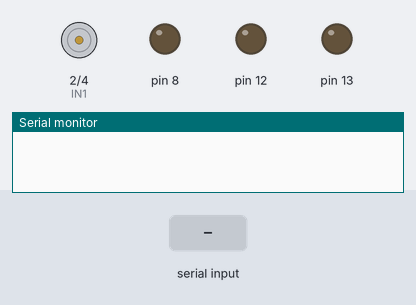
Simulated run of this sketch. Board: Arduino Uno, built with avr-gcc and run on an emulated ATmega328P. Parts: motor-driver pin pairs drawn as motors (green arrow = first pin HIGH = forward, orange = second pin HIGH = backward, longer = more drive, scaled by the enable pin), output pins drawn as LEDs (lit = HIGH), the last lines printed to the serial monitor. The inputs (shaded band) are chosen by the test bench.

Above: at 1.2 s.
1.3 s: "1" received over Serial
At 2.1 s:
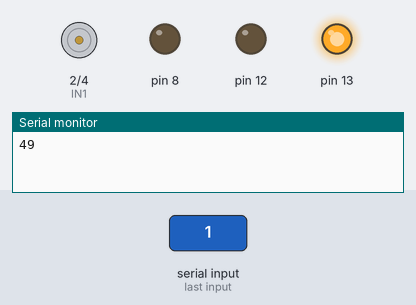
2.8 s: byte 55 (55) received over Serial
At 3.2 s:
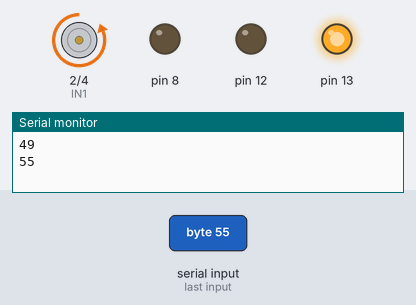
4.3 s: "2" received over Serial
At 5.5 s:
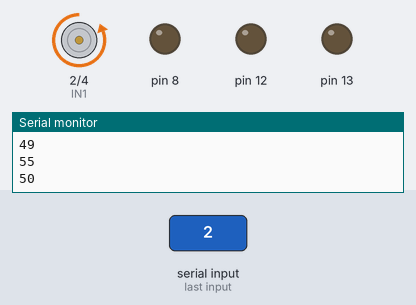
5.8 s: "3" received over Serial
At 6.7 s:
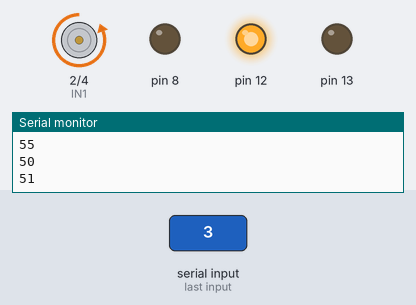
7.3 s: byte 56 (56) received over Serial
At 7.9 s:
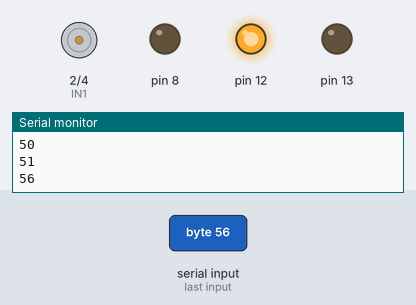
8.8 s: "5" received over Serial
At 10.2 s:
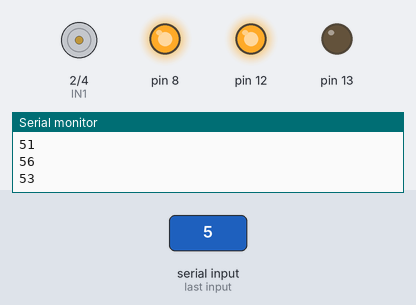
Timing chart, 0 to 11.3 s (numbered marks = the images above; inputs shaded):
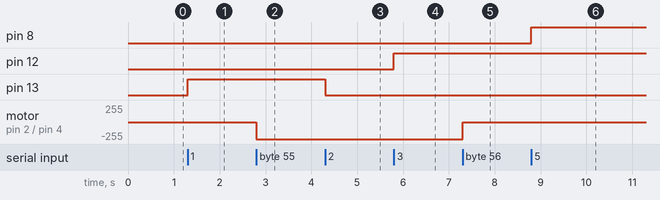

Measured:
- after the input at 1.3 s, pin 13: LOW → HIGH at once
- after the input at 2.8 s, motor on pin 2 (IN1) / pin 4 (IN2): stopped → backward 255/255 at once
- after the input at 4.3 s, pin 13: HIGH → LOW at once
- after the input at 5.8 s, pin 12: LOW → HIGH at once
- after the input at 7.3 s, motor on pin 2 (IN1) / pin 4 (IN2): backward 255/255 → stopped at once
- after the input at 8.8 s, pin 8: LOW → HIGH at once

The sketch:

bluetooth_1.2.ino
```cpp
int IN1 = 2;
int IN2 = 4;
int ENA = 9;
void setup()
{

 pinMode(13,OUTPUT);
 pinMode(12,OUTPUT);
 pinMode(2,OUTPUT);
 pinMode(8,OUTPUT);
 pinMode(4,OUTPUT);

 Serial.begin(9600);

}

void loop()
{

  if(Serial.available()>0)
  {
    int data = Serial.read();

    Serial.println(data);

    switch(data)

    {
      case 49:

    digitalWrite(13,HIGH);

    break;
    case 50:

    digitalWrite(13,LOW);

    break;
    case 51:

    digitalWrite(12,HIGH);

    break;


    case 52:

    digitalWrite(12,LOW);

    break;

    case 53:

    digitalWrite(8,HIGH);

    break;


    case 54:

    digitalWrite(8,LOW);

    break;


    case 55:

    digitalWrite (IN1,LOW);
    digitalWrite (IN2,HIGH);
    analogWrite (ENA,255);
    break;

    case 56:

    digitalWrite (IN1,LOW);
    digitalWrite (IN2,LOW);
    analogWrite (ENA,0);
    break;


    }
           }
                 }
```
